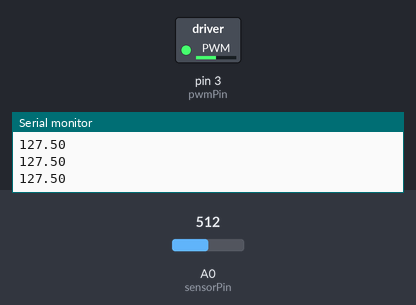
Simulated run of this sketch. Board: Arduino Uno, built with avr-gcc and run on an emulated ATmega328P. Parts: switched loads named in the sketch (green lamp = pin HIGH), the last lines printed to the serial monitor. The inputs (shaded band) are chosen by the test bench; at power-on: A0 (sensorPin) = 512.

Above: at 1.2 s.
1.3 s: A0 (sensorPin) set to 716
At 2.0 s:
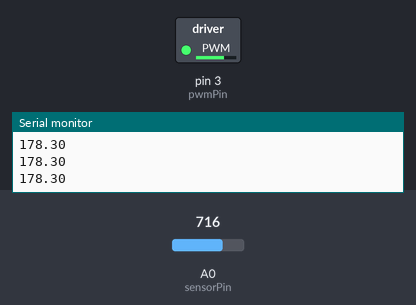
2.8 s: A0 (sensorPin) set to 900
At 4.0 s:
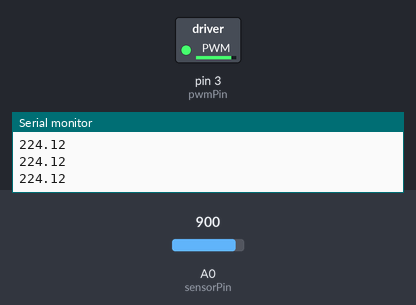
4.3 s: A0 (sensorPin) set to 245
At 5.2 s:
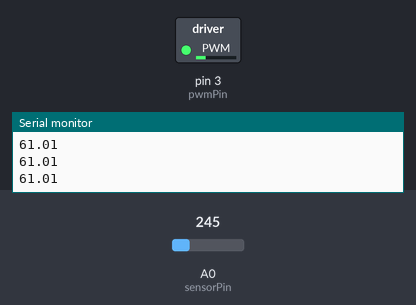
5.8 s: A0 (sensorPin) set to 0
At 6.3 s:
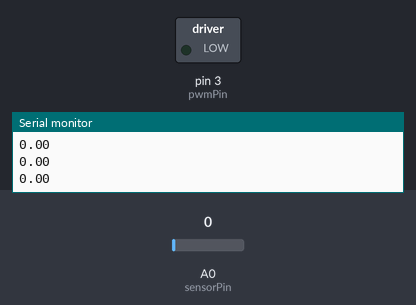
7.3 s: A0 (sensorPin) set to 511
At 7.6 s:
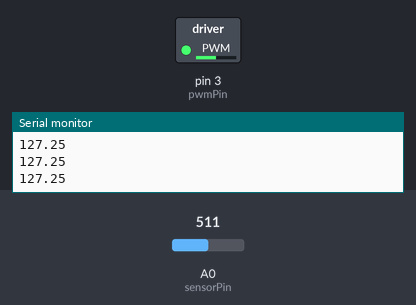
Timing chart, 0 to 9.8 s (numbered marks = the images above; inputs shaded):
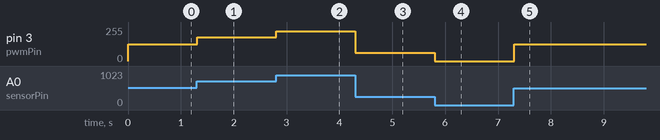

The sketch:

motor_pwm_control_basic.ino
```cpp
/*
 Name:		motor_pwm_control_basic.ino
 Created:	9/10/2022
 Author:	CWhitt
 Description: This is for testing basic motor functionality using analog input and analog output using built in arduino functionality.
*/

int const sensorPin = A0;    // select the input pin for the potentiometer
float static sensorValue = 0.0;  // variable to store the value coming from the sensor

int const pwmPin = 3;
float static pwmValue = 0;

void setup() {
  // initialize serial communication at 9600 bits per second:
  Serial.begin(9600);
  pinMode(pwmPin, OUTPUT);
}

void loop() {
  // read the value from the sensor:
  sensorValue = analogRead(sensorPin);
  pwmValue = 255*(sensorValue/1024.0f);

  // keep value in 0-255 range
  if (pwmValue < 0){
    pwmValue = 0;
  }
  if (pwmValue > 255){
    pwmValue = 255;
  }

  // offset range for forward (0->127) reverse (127->255)

  analogWrite(pwmPin, pwmValue);
  Serial.println(pwmValue);
}
```

Measured:
- after the input at 1.3 s, pin 3 (pwmPin): 127/255 → 178/255 at once
- after the input at 2.8 s, pin 3 (pwmPin): 178/255 → 224/255 at once
- after the input at 4.3 s, pin 3 (pwmPin): 224/255 → 61/255 at once
- after the input at 5.8 s, pin 3 (pwmPin): 61/255 → 0/255 at once
- after the input at 7.3 s, pin 3 (pwmPin): 0/255 → 127/255 at once
